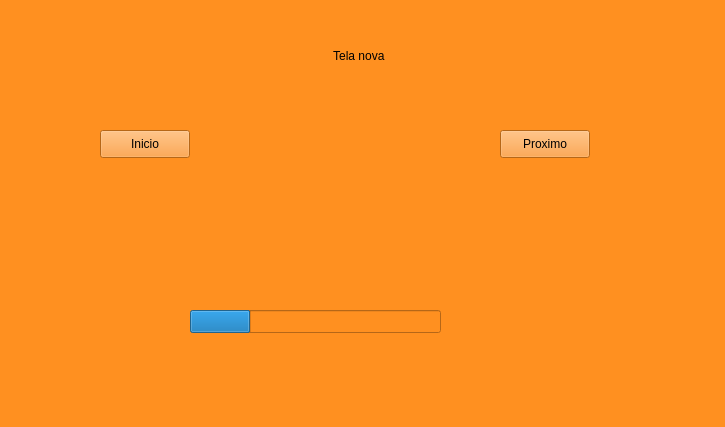
<?xml version="1.0" encoding="UTF-8"?>
<ui version="4.0">
 <class>TelaNova</class>
 <widget class="QWidget" name="TelaNova">
  <property name="geometry">
   <rect>
    <x>0</x>
    <y>0</y>
    <width>725</width>
    <height>427</height>
   </rect>
  </property>
  <property name="windowTitle">
   <string>Form</string>
  </property>
  <property name="styleSheet">
   <string notr="true">background-color: rgb(255, 144, 32);</string>
  </property>
  <widget class="QLabel" name="label">
   <property name="geometry">
    <rect>
     <x>290</x>
     <y>30</y>
     <width>141</width>
     <height>51</height>
    </rect>
   </property>
   <property name="text">
    <string>Tela nova </string>
   </property>
   <property name="alignment">
    <set>Qt::AlignCenter</set>
   </property>
  </widget>
  <widget class="QStackedWidget" name="stackedWidget">
   <property name="geometry">
    <rect>
     <x>40</x>
     <y>100</y>
     <width>591</width>
     <height>291</height>
    </rect>
   </property>
   <property name="currentIndex">
    <number>0</number>
   </property>
   <widget class="QWidget" name="page">
    <widget class="QProgressBar" name="progressBar">
     <property name="geometry">
      <rect>
       <x>150</x>
       <y>210</y>
       <width>251</width>
       <height>23</height>
      </rect>
     </property>
     <property name="value">
      <number>24</number>
     </property>
     <property name="format">
      <string/>
     </property>
    </widget>
    <widget class="QPushButton" name="pushButton_voltar_nova">
     <property name="geometry">
      <rect>
       <x>60</x>
       <y>30</y>
       <width>90</width>
       <height>28</height>
      </rect>
     </property>
     <property name="text">
      <string>Inicio</string>
     </property>
    </widget>
    <widget class="QPushButton" name="pushButton_2_proximo_nova">
     <property name="geometry">
      <rect>
       <x>460</x>
       <y>30</y>
       <width>90</width>
       <height>28</height>
      </rect>
     </property>
     <property name="text">
      <string>Proximo</string>
     </property>
    </widget>
   </widget>
   <widget class="QWidget" name="page_2">
    <widget class="QPushButton" name="pushButton_2_proximo_nova_2">
     <property name="geometry">
      <rect>
       <x>470</x>
       <y>30</y>
       <width>90</width>
       <height>28</height>
      </rect>
     </property>
     <property name="text">
      <string>Proximo</string>
     </property>
    </widget>
    <widget class="QListWidget" name="listWidget">
     <property name="geometry">
      <rect>
       <x>100</x>
       <y>30</y>
       <width>256</width>
       <height>192</height>
      </rect>
     </property>
     <item>
      <property name="text">
       <string>sdfsdfsd</string>
      </property>
     </item>
     <item>
      <property name="text">
       <string>sdfsdfsd</string>
      </property>
     </item>
     <item>
      <property name="text">
       <string>sdfsdfsdv</string>
      </property>
     </item>
     <item>
      <property name="text">
       <string>bfbgbbgbgb</string>
      </property>
     </item>
    </widget>
   </widget>
  </widget>
 </widget>
 <resources/>
 <connections/>
</ui>
